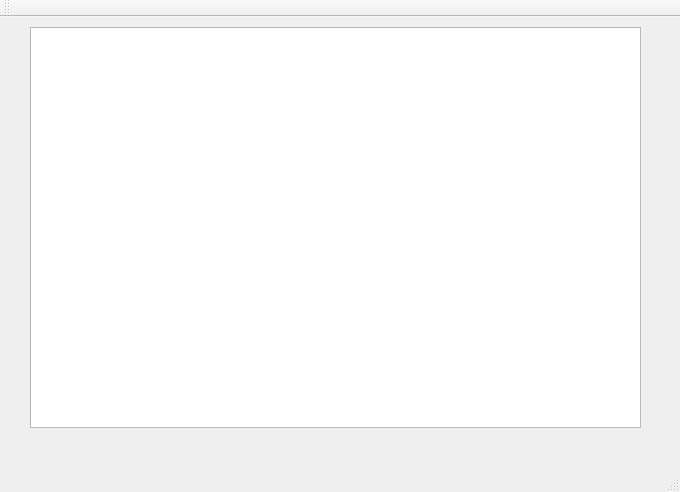
<?xml version="1.0" encoding="UTF-8"?>
<ui version="4.0">
 <class>MainWindow</class>
 <widget class="QMainWindow" name="MainWindow">
  <property name="geometry">
   <rect>
    <x>0</x>
    <y>0</y>
    <width>680</width>
    <height>492</height>
   </rect>
  </property>
  <property name="windowTitle">
   <string>MainWindow</string>
  </property>
  <widget class="QWidget" name="centralWidget">
   <widget class="QTreeView" name="treeView">
    <property name="geometry">
     <rect>
      <x>30</x>
      <y>10</y>
      <width>611</width>
      <height>401</height>
     </rect>
    </property>
   </widget>
  </widget>
  <widget class="QMenuBar" name="menuBar">
   <property name="geometry">
    <rect>
     <x>0</x>
     <y>0</y>
     <width>680</width>
     <height>21</height>
    </rect>
   </property>
  </widget>
  <widget class="QToolBar" name="mainToolBar">
   <attribute name="toolBarArea">
    <enum>TopToolBarArea</enum>
   </attribute>
   <attribute name="toolBarBreak">
    <bool>false</bool>
   </attribute>
  </widget>
  <widget class="QStatusBar" name="statusBar"/>
 </widget>
 <layoutdefault spacing="6" margin="11"/>
 <resources/>
 <connections/>
</ui>
